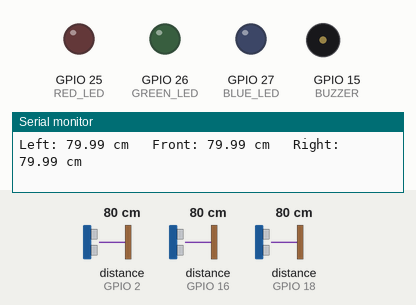
Simulated run of this sketch. Board: ESP32. On the bench: output pins drawn as LEDs (lit = HIGH), buzzer (waves = sounding), the last lines printed to the serial monitor. Wiring (inferred from the names in the program): 3 × ultrasonic range finder: trigger GPIO 4, echo GPIO 2 / trigger GPIO 5, echo GPIO 18 / trigger GPIO 17, echo GPIO 16. Inputs (shaded band) come from the test bench; at power-on: distance to the obstacle (sensors on GPIO 2, GPIO 16, GPIO 18) 80 cm. The echo pulse lasts 58.3 µs per cm; pins used as bus, display or sensor lines are not drawn.

Above: at 1.2 s.
1.3 s: distance to the obstacle (sensor on GPIO 2) set to 54 cm
2.8 s: distance to the obstacle (sensor on GPIO 2) set to 45 cm
At 3.24 s:
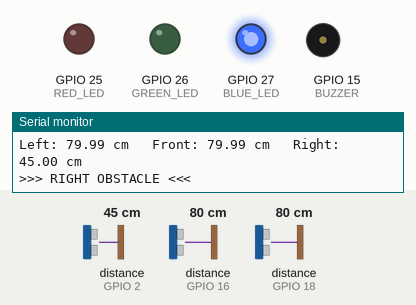
5.8 s: distance to the obstacle (sensor on GPIO 16) set to 49 cm
8.8 s: distance to the obstacle (sensor on GPIO 16) set to 43 cm
At 9.4 s:
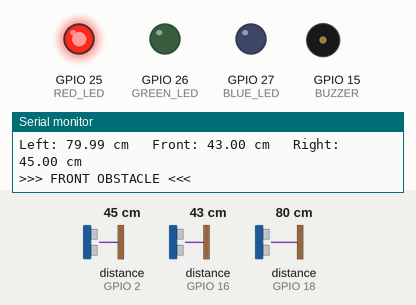
11.8 s: distance to the obstacle (sensor on GPIO 18) set to 55 cm
14.8 s: distance to the obstacle (sensor on GPIO 18) set to 45 cm
At 15.7 s:
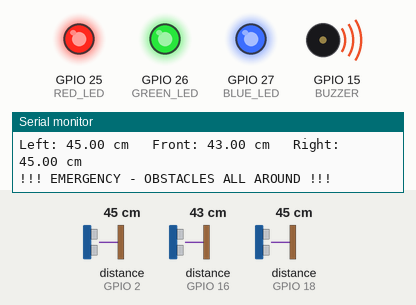
At 17.04 s:
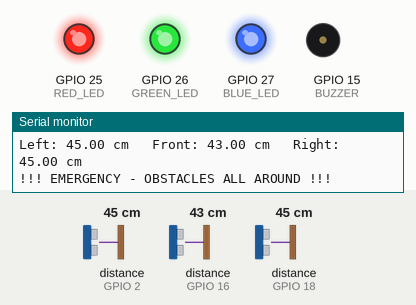
Timing chart, 0 to 18.8 s (numbered marks = the images above; inputs shaded):
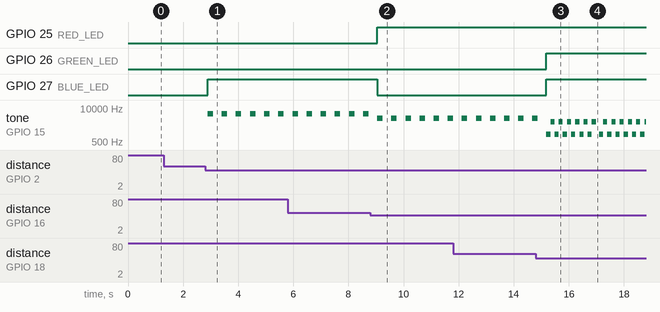

Measured:
- the behaviour switches between 51 and 50 cm on distance to the obstacle (sensor on GPIO 2) (found by bisection; images 0 and 1)
- the behaviour switches between 46 and 45 cm on distance to the obstacle (sensor on GPIO 16) (found by bisection; images 1 and 2)
- the behaviour switches between 51 and 50 cm on distance to the obstacle (sensor on GPIO 18) (found by bisection; images 2 and 3)
- after the input at 2.8 s, GPIO 27 (BLUE_LED): LOW → HIGH after 0.09 s; tone on GPIO 15 (BUZZER): alternates 6000 Hz for 0.20 s and silent for 0.31 s, starting after 0.09 s
- after the input at 8.8 s, GPIO 25 (RED_LED): LOW → HIGH after 0.25 s; GPIO 27 (BLUE_LED): HIGH → LOW after 0.25 s
- after the input at 14.8 s, GPIO 26 (GREEN_LED), GPIO 27 (BLUE_LED): LOW → HIGH after 0.39 s

The sketch:

sketch.ino
```cpp
//================ PIN DEFINITIONS =================

// Left Sensor
#define TRIG_LEFT 5
#define ECHO_LEFT 18

// Front Sensor
#define TRIG_FRONT 17
#define ECHO_FRONT 16

// Right Sensor
#define TRIG_RIGHT 4
#define ECHO_RIGHT 2

// Buzzer
#define BUZZER 15

// LEDs
#define RED_LED 25
#define GREEN_LED 26
#define BLUE_LED 27

//==================================================
float getDistance(int trigPin, int echoPin);
void getDirection(float left, float front, float right);
void setAlert(int mode);
void setup()
{
  Serial.begin(115200);
  pinMode(TRIG_LEFT, OUTPUT);
  pinMode(ECHO_LEFT, INPUT);
  pinMode(TRIG_FRONT, OUTPUT);
  pinMode(ECHO_FRONT, INPUT);
  pinMode(TRIG_RIGHT, OUTPUT);
  pinMode(ECHO_RIGHT, INPUT);
  pinMode(RED_LED, OUTPUT);
  pinMode(GREEN_LED, OUTPUT);
  pinMode(BLUE_LED, OUTPUT);
  ledcAttach(BUZZER, 2000, 8);
  Serial.println("Obstacle Detection System Started...");
}
void loop()
{
  float left = getDistance(TRIG_LEFT, ECHO_LEFT);
  float front = getDistance(TRIG_FRONT, ECHO_FRONT);
  float right = getDistance(TRIG_RIGHT, ECHO_RIGHT);
  Serial.print("Left: ");
  Serial.print(left);
  Serial.print(" cm   Front: ");
  Serial.print(front);
  Serial.print(" cm   Right: ");
  Serial.print(right);
  Serial.println(" cm");
  getDirection(left, front, right);
  delay(100);
}
//==================================================
float getDistance(int trigPin, int echoPin)
{
  digitalWrite(trigPin, LOW);
  delayMicroseconds(2);
  digitalWrite(trigPin, HIGH);
  delayMicroseconds(10);
  digitalWrite(trigPin, LOW);
  long duration = pulseIn(echoPin, HIGH, 30000);
  if(duration == 0)
      return 400;
  return duration * 0.0343 / 2;
}
//==================================================
void getDirection(float left, float front, float right)
{
  digitalWrite(RED_LED, LOW);
  digitalWrite(GREEN_LED, LOW);
  digitalWrite(BLUE_LED, LOW);
  ledcWriteTone(BUZZER,0);
  // Emergency: Obstacles on all three sides
if(left < 50 && front < 50 && right < 50)
{
    Serial.println("!!! EMERGENCY - OBSTACLES ALL AROUND !!!");
    digitalWrite(RED_LED, HIGH);
    digitalWrite(GREEN_LED, HIGH);
    digitalWrite(BLUE_LED, HIGH);
    policeSiren();
    return;
}
  if(front <= left && front <= right && front < 50)
  {
      Serial.println(">>> FRONT OBSTACLE <<<");
      setAlert(1);
  }
  else if(left <= front && left <= right && left < 50)
  {
      Serial.println(">>> LEFT OBSTACLE <<<");
      setAlert(2);
  }
  else if(right <= front && right <= left && right < 50)
  {
      Serial.println(">>> RIGHT OBSTACLE <<<");
      setAlert(3);
  }
}
//==================================================
void setAlert(int mode)
{
  switch(mode)
  {
      case 1:
          digitalWrite(RED_LED,HIGH);
          ledcWriteTone(BUZZER,4000);
          delay(200);
          noTone(BUZZER);
          delay(200);
          break;
      case 2:
          digitalWrite(GREEN_LED,HIGH);
          ledcWriteTone(BUZZER,3500);
          delay(200);
          noTone(BUZZER);
          delay(200);
          break;
      case 3:
          digitalWrite(BLUE_LED,HIGH);

          ledcWriteTone(BUZZER,6000);
          delay(200);
          noTone(BUZZER);
          delay(200);
          break;
  }
}
void policeSiren()
{
  for(int i = 0; i < 6; i++)
  {
    ledcWriteTone(BUZZER, 1000);
    delay(150);

    ledcWriteTone(BUZZER, 3000);
    delay(150);
  }
  ledcWriteTone(BUZZER, 0);
}
```
